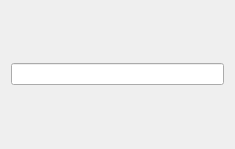
<?xml version="1.0" encoding="UTF-8"?>
<ui version="4.0">
 <class>Form</class>
 <widget class="QWidget" name="Form">
  <property name="geometry">
   <rect>
    <x>0</x>
    <y>0</y>
    <width>235</width>
    <height>149</height>
   </rect>
  </property>
  <property name="windowTitle">
   <string>Form</string>
  </property>
  <layout class="QGridLayout" name="gridLayout">
   <item row="0" column="0">
    <widget class="QLineEdit" name="lineEdit"/>
   </item>
  </layout>
 </widget>
 <resources/>
 <connections/>
</ui>
